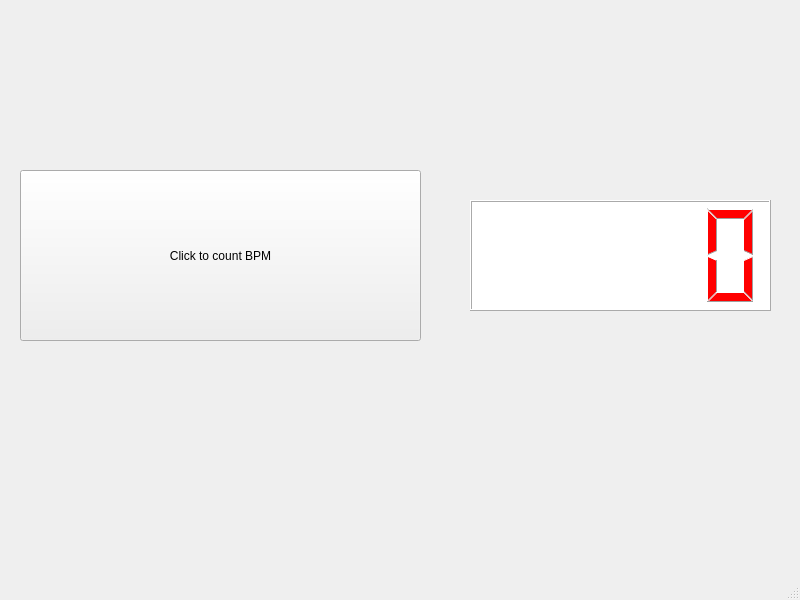
<?xml version="1.0" encoding="UTF-8"?>
<ui version="4.0">
 <class>MainWindow</class>
 <widget class="QMainWindow" name="MainWindow">
  <property name="geometry">
   <rect>
    <x>0</x>
    <y>0</y>
    <width>800</width>
    <height>600</height>
   </rect>
  </property>
  <property name="windowTitle">
   <string>MainWindow</string>
  </property>
  <widget class="QWidget" name="centralwidget">
   <widget class="QLCDNumber" name="lcdNumber">
    <property name="geometry">
     <rect>
      <x>470</x>
      <y>200</y>
      <width>301</width>
      <height>111</height>
     </rect>
    </property>
    <property name="styleSheet">
     <string notr="true">color: rgb(255, 0, 0);
background-color: rgb(255, 255, 255);</string>
    </property>
   </widget>
   <widget class="QPushButton" name="pushButton">
    <property name="geometry">
     <rect>
      <x>20</x>
      <y>170</y>
      <width>401</width>
      <height>171</height>
     </rect>
    </property>
    <property name="text">
     <string>Click to count BPM</string>
    </property>
   </widget>
  </widget>
  <widget class="QMenuBar" name="menubar">
   <property name="geometry">
    <rect>
     <x>0</x>
     <y>0</y>
     <width>800</width>
     <height>26</height>
    </rect>
   </property>
  </widget>
  <widget class="QStatusBar" name="statusbar"/>
 </widget>
 <resources/>
 <connections/>
</ui>
